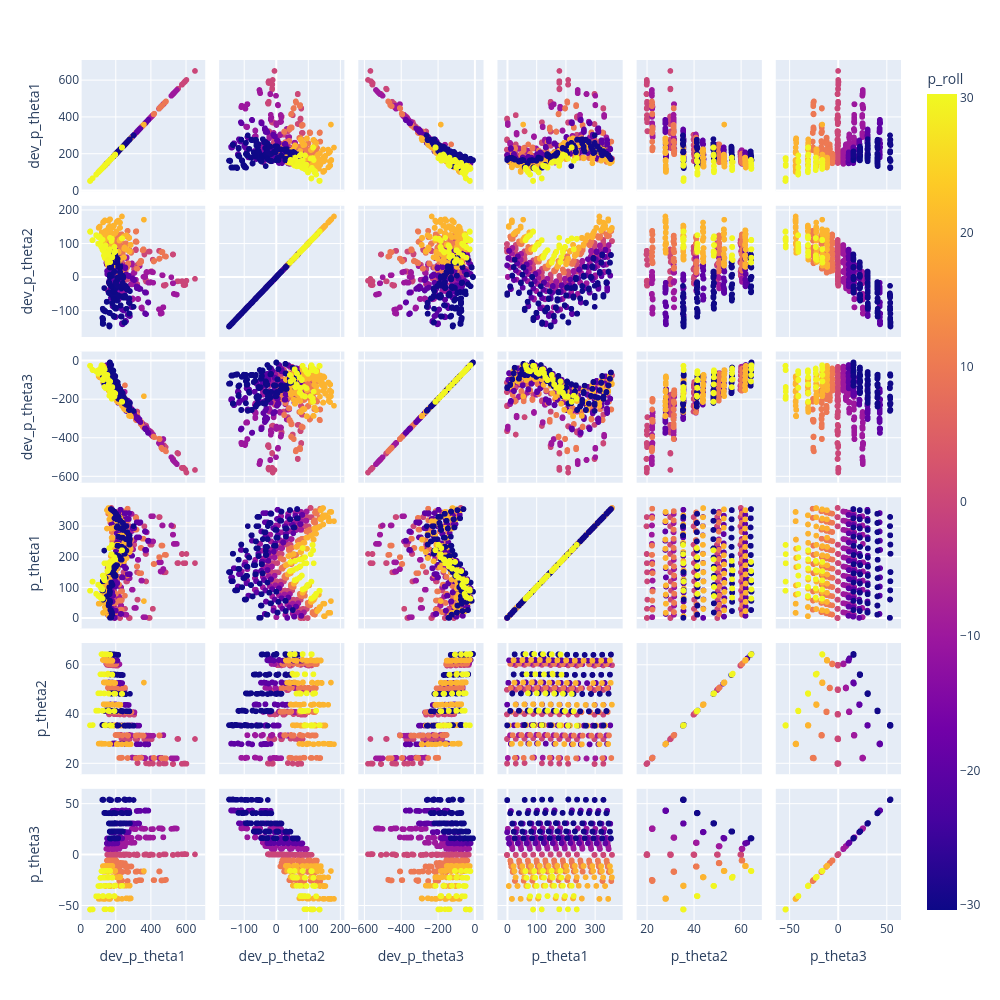

This figure's notebook cell:
### Markdown cell above
# Theta Space Residuals - BEFORE

### Code cell
fig = px.scatter_matrix(d, dimensions=["dev_p_theta1", "dev_p_theta2", "dev_p_theta3", "p_theta1", "p_theta2", "p_theta3"], color="p_roll")
fig.update_layout(height=1000,width=1000 )
fig.show()

### Figure 1 — Plotly figure (JSON) as saved in the notebook; plotly's stock layout.template omitted (floating-point values rounded to 4 significant figures; data arrays with more than 128 entries replaced by an {"elided": "..."} marker saying what was removed)
{"data": [{"dimensions": [{"axis": {"matches": true}, "label": "dev_p_theta1", "values": {"elided": "1762 float values"}}, {"axis": {"matches": true}, "label": "dev_p_theta2", "values": {"elided": "1762 float values"}}, {"axis": {"matches": true}, "label": "dev_p_theta3", "values": {"elided": "1762 float values"}}, {"axis": {"matches": true}, "label": "p_theta1", "values": {"elided": "1762 float values"}}, {"axis": {"matches": true}, "label": "p_theta2", "values": {"elided": "1762 float values"}}, {"axis": {"matches": true}, "label": "p_theta3", "values": {"elided": "1762 float values"}}], "hovertemplate": "%{xaxis.title.text}=%{x}<br>%{yaxis.title.text}=%{y}<br>p_roll=%{marker.color}<extra></extra>", "legendgroup": "", "marker": {"color": {"elided": "1762 float values"}, "coloraxis": "coloraxis", "symbol": "circle"}, "name": "", "showlegend": false, "type": "splom"}], "layout": {"coloraxis": {"colorbar": {"title": {"text": "p_roll"}}, "colorscale": [[0, "#0d0887"], [0.1111, "#46039f"], [0.2222, "#7201a8"], [0.3333, "#9c179e"], [0.4444, "#bd3786"], [0.5556, "#d8576b"], [0.6667, "#ed7953"], [0.7778, "#fb9f3a"], [0.8889, "#fdca26"], [1, "#f0f921"]]}, "dragmode": "select", "height": 1000, "legend": {"tracegroupgap": 0}, "margin": {"t": 60}, "width": 1000}}
